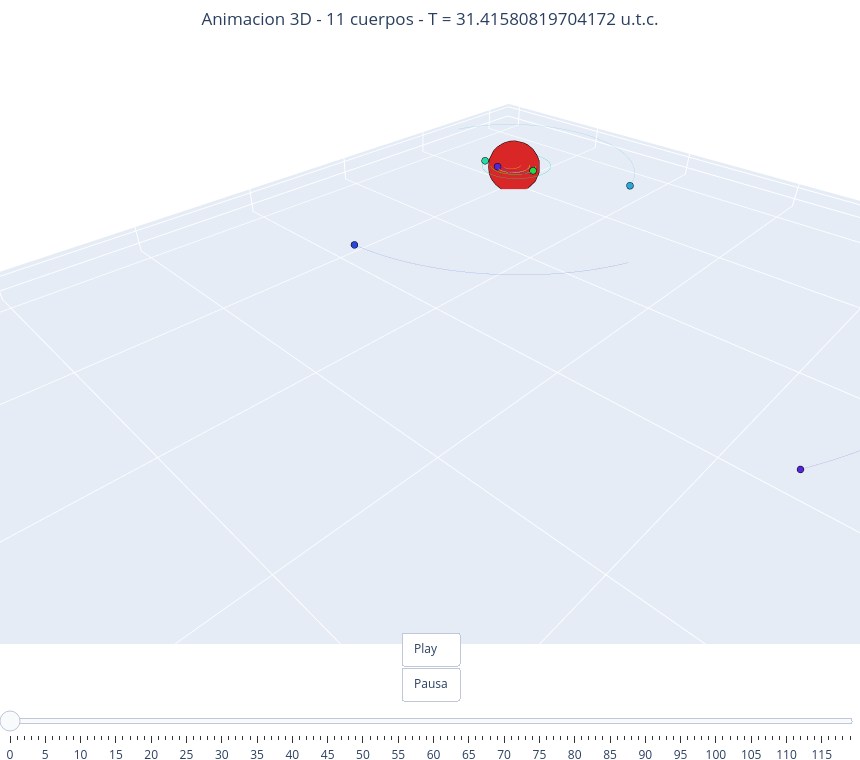

Here is the notebook cell this chart was saved with:
### Code cell
# Todos los planetas

# Epoca y propiedades para consultar a Horizons
epochs_all = '2026-01-01 00:00:00'
propiedades_all = [('x', 'm'), ('y', 'm'), ('z', 'm'), ('vx', 'm/s'), ('vy', 'm/s'), ('vz', 'm/s')]

# Sol + 8 planetas + Luna + Apophis
cuerpos_all = [
    ('Sol', '10'),
    ('Mercurio', '199'),
    ('Venus', '299'),
    ('Tierra', '399'),
    ('Luna', '301'),
    ('Marte', '499'),
    ('Jupiter', '599'),
    ('Saturno', '699'),
    ('Urano', '799'),
    ('Neptuno', '899'),
    ('Apophis', '99942'),
]

# Masas en SI [kg]
masas_si_all = {
    'Sol': 1.98847e30,
    'Mercurio': 3.3011e23,
    'Venus': 4.8675e24,
    'Tierra': 5.9722e24,
    'Luna': 7.34767309e22,
    'Marte': 6.4171e23,
    'Jupiter': 1.89813e27,
    'Saturno': 5.6834e26,
    'Urano': 8.6810e25,
    'Neptuno': 1.02413e26,
    'Apophis': 3.4e10,
}

# Llamada unica a rutinas para el sistema completo
sim_all, times_all, coords_all, rps_all, masas_arr_all, UL_all, UM_all, UT_all, Gc_all, estados_can_all, masas_can_all = ejecuta_sistema(
    cuerpos=cuerpos_all,
    masas_si=masas_si_all,
    epochs=epochs_all,
    propiedades=propiedades_all,
    tmax_years=5.0,
    N=1200,
)

# Energia: E = T + U
T_all, U_all, E_total_all = calcula_energia_total(sim_all, Gc_all)

print('Sistema con todos los planetas (celda aparte)')
print(f'Energia cinetica (canonicas): {T_all:.6e}')
print(f'Energia potencial (canonicas): {U_all:.6e}')
print(f'Energia total del sistema (canonicas): {E_total_all:.6e}')

# Grafica
styles_all = {
    'Sol': dict(color='gold', lw=2.0),
    'Mercurio': dict(color='dimgray', lw=1.0),
    'Venus': dict(color='peru', lw=1.0),
    'Tierra': dict(color='tab:blue', lw=1.2),
    'Luna': dict(color='gray', lw=1.0),
    'Marte': dict(color='firebrick', lw=1.0),
    'Jupiter': dict(color='tab:orange', lw=1.4),
    'Saturno': dict(color='sandybrown', lw=1.2),
    'Urano': dict(color='teal', lw=1.2),
    'Neptuno': dict(color='navy', lw=1.2),
    'Apophis': dict(color='crimson', lw=1.0),
}

names_all = [nombre for nombre, _ in cuerpos_all]
plt.figure(figsize=(11, 11))
for name in names_all:
    plt.plot(coords_all[name][:, 0], coords_all[name][:, 1], label=name, **styles_all[name])
    plt.scatter(coords_all[name][-1, 0], coords_all[name][-1, 1], s=18, color=styles_all[name]['color'])

plt.scatter(0, 0, color='gold', s=120, edgecolor='black', linewidth=0.6, zorder=5)
plt.title('Sistema: todos los planetas + Luna + Apophis')
plt.xlabel('x [AU canonica]')
plt.ylabel('y [AU canonica]')
plt.axis('equal')
plt.grid(alpha=0.3)
plt.legend(ncol=2, fontsize=9)
plt.show()

# Animacion 3D
anima_ncuerpos(masas_arr_all, rps_all, times_all[-1], labels=[nombre for nombre, _ in cuerpos_all])

### Figure 1 — Plotly figure (JSON) as saved in the notebook; plotly's stock layout.template omitted (floating-point values rounded to 4 significant figures; data arrays with more than 128 entries replaced by an {"elided": "..."} marker saying what was removed)
{"data": [{"hoverinfo": "skip", "line": {"color": "hsl(0,70%,50%)", "width": 1}, "mode": "lines", "opacity": 0.25, "showlegend": false, "type": "scatter3d", "x": {"elided": "1200 float values"}, "y": {"elided": "1200 float values"}, "z": {"elided": "1200 float values"}}, {"hoverinfo": "skip", "line": {"color": "hsl(32,70%,50%)", "width": 1}, "mode": "lines", "opacity": 0.25, "showlegend": false, "type": "scatter3d", "x": {"elided": "1200 float values"}, "y": {"elided": "1200 float values"}, "z": {"elided": "1200 float values"}}, {"hoverinfo": "skip", "line": {"color": "hsl(65,70%,50%)", "width": 1}, "mode": "lines", "opacity": 0.25, "showlegend": false, "type": "scatter3d", "x": {"elided": "1200 float values"}, "y": {"elided": "1200 float values"}, "z": {"elided": "1200 float values"}}, {"hoverinfo": "skip", "line": {"color": "hsl(98,70%,50%)", "width": 1}, "mode": "lines", "opacity": 0.25, "showlegend": false, "type": "scatter3d", "x": {"elided": "1200 float values"}, "y": {"elided": "1200 float values"}, "z": {"elided": "1200 float values"}}, {"hoverinfo": "skip", "line": {"color": "hsl(130,70%,50%)", "width": 1}, "mode": "lines", "opacity": 0.25, "showlegend": false, "type": "scatter3d", "x": {"elided": "1200 float values"}, "y": {"elided": "1200 float values"}, "z": {"elided": "1200 float values"}}, {"hoverinfo": "skip", "line": {"color": "hsl(163,70%,50%)", "width": 1}, "mode": "lines", "opacity": 0.25, "showlegend": false, "type": "scatter3d", "x": {"elided": "1200 float values"}, "y": {"elided": "1200 float values"}, "z": {"elided": "1200 float values"}}, {"hoverinfo": "skip", "line": {"color": "hsl(196,70%,50%)", "width": 1}, "mode": "lines", "opacity": 0.25, "showlegend": false, "type": "scatter3d", "x": {"elided": "1200 float values"}, "y": {"elided": "1200 float values"}, "z": {"elided": "1200 float values"}}, {"hoverinfo": "skip", "line": {"color": "hsl(229,70%,50%)", "width": 1}, "mode": "lines", "opacity": 0.25, "showlegend": false, "type": "scatter3d", "x": {"elided": "1200 float values"}, "y": {"elided": "1200 float values"}, "z": {"elided": "1200 float values"}}, {"hoverinfo": "skip", "line": {"color": "hsl(261,70%,50%)", "width": 1}, "mode": "lines", "opacity": 0.25, "showlegend": false, "type": "scatter3d", "x": {"elided": "1200 float values"}, "y": {"elided": "1200 float values"}, "z": {"elided": "1200 float values"}}, {"hoverinfo": "skip", "line": {"color": "hsl(294,70%,50%)", "width": 1}, "mode": "lines", "opacity": 0.25, "showlegend": false, "type": "scatter3d", "x": {"elided": "1200 float values"}, "y": {"elided": "1200 float values"}, "z": {"elided": "1200 float values"}}, {"hoverinfo": "skip", "line": {"color": "hsl(327,70%,50%)", "width": 1}, "mode": "lines", "opacity": 0.25, "showlegend": false, "type": "scatter3d", "x": {"elided": "1200 float values"}, "y": {"elided": "1200 float values"}, "z": {"elided": "1200 float values"}}, {"marker": {"color": "hsl(0,70%,50%)", "line": {"color": "black", "width": 0.5}, "size": 30}, "mode": "markers", "name": "Cuerpo 1", "showlegend": false, "type": "scatter3d", "x": [-0.003066], "y": [-0.005532], "z": [0.0001316]}, {"marker": {"color": "hsl(32,70%,50%)", "line": {"color": "black", "width": 0.5}, "size": 4}, "mode": "markers", "name": "Cuerpo 2", "showlegend": false, "type": "scatter3d", "x": [-0.2183], "y": [-0.4147], "z": [-0.01357]}, {"marker": {"color": "hsl(65,70%,50%)", "line": {"color": "black", "width": 0.5}, "size": 4}, "mode": "markers", "name": "Cuerpo 3", "showlegend": false, "type": "scatter3d", "x": [0.08581], "y": [-0.7273], "z": [-0.01491]}, {"marker": {"color": "hsl(98,70%,50%)", "line": {"color": "black", "width": 0.5}, "size": 4}, "mode": "markers", "name": "Cuerpo 4", "showlegend": false, "type": "scatter3d", "x": [-0.1773], "y": [0.9622], "z": [7.212e-05]}, {"marker": {"color": "hsl(130,70%,50%)", "line": {"color": "black", "width": 0.5}, "size": 4}, "mode": "markers", "name": "Cuerpo 5", "showlegend": false, "type": "scatter3d", "x": [-0.1764], "y": [0.9644], "z": [0.0002844]}, {"marker": {"color": "hsl(163,70%,50%)", "line": {"color": "black", "width": 0.5}, "size": 4}, "mode": "markers", "name": "Cuerpo 6", "showlegend": false, "type": "scatter3d", "x": [0.3375], "y": [-1.393], "z": [-0.03729]}, {"marker": {"color": "hsl(196,70%,50%)", "line": {"color": "black", "width": 0.5}, "size": 4}, "mode": "markers", "name": "Cuerpo 7", "showlegend": false, "type": "scatter3d", "x": [-1.697], "y": [4.923], "z": [0.01756]}, {"marker": {"color": "hsl(229,70%,50%)", "line": {"color": "black", "width": 0.5}, "size": 4}, "mode": "markers", "name": "Cuerpo 8", "showlegend": false, "type": "scatter3d", "x": [9.504], "y": [0.2522], "z": [-0.3828]}, {"marker": {"color": "hsl(261,70%,50%)", "line": {"color": "black", "width": 0.5}, "size": 4}, "mode": "markers", "name": "Cuerpo 9", "showlegend": false, "type": "scatter3d", "x": [9.877], "y": [16.79], "z": [-0.06559]}, {"marker": {"color": "hsl(294,70%,50%)", "line": {"color": "black", "width": 0.5}, "size": 4}, "mode": "markers", "name": "Cuerpo 10", "showlegend": false, "type": "scatter3d", "x": [29.87], "y": [0.5134], "z": [-0.6989]}, {"marker": {"color": "hsl(327,70%,50%)", "line": {"color": "black", "width": 0.5}, "size": 4}, "mode": "markers", "name": "Cuerpo 11", "showlegend": false, "type": "scatter3d", "x": [0.6307], "y": [-0.3977], "z": [0.03605]}], "layout": {"height": 760, "margin": {"b": 0, "l": 0, "r": 0, "t": 50}, "scene": {"aspectmode": "data", "xaxis": {"title": {"text": "x [u.c.]"}}, "yaxis": {"title": {"text": "y [u.c.]"}}, "zaxis": {"title": {"text": "z [u.c.]"}}}, "sliders": [{"currentvalue": {"prefix": "Frame: ", "visible": true, "xanchor": "center"}, "pad": {"t": 40}, "steps": [{"args": [["0"], {"frame": {"duration": 0, "redraw": true}, "mode": "immediate"}], "label": "0", "method": "animate"}, {"args": [["1"], {"frame": {"duration": 0, "redraw": true}, "mode": "immediate"}], "label": "1", "method": "animate"}, {"args": [["2"], {"frame": {"duration": 0, "redraw": true}, "mode": "immediate"}], "label": "2", "method": "animate"}, {"args": [["3"], {"frame": {"duration": 0, "redraw": true}, "mode": "immediate"}], "label": "3", "method": "animate"}, {"args": [["4"], {"frame": {"duration": 0, "redraw": true}, "mode": "immediate"}], "label": "4", "method": "animate"}, {"args": [["5"], {"frame": {"duration": 0, "redraw": true}, "mode": "immediate"}], "label": "5", "method": "animate"}, {"args": [["6"], {"frame": {"duration": 0, "redraw": true}, "mode": "immediate"}], "label": "6", "method": "animate"}, {"args": [["7"], {"frame": {"duration": 0, "redraw": true}, "mode": "immediate"}], "label": "7", "method": "animate"}, {"args": [["8"], {"frame": {"duration": 0, "redraw": true}, "mode": "immediate"}], "label": "8", "method": "animate"}, {"args": [["9"], {"frame": {"duration": 0, "redraw": true}, "mode": "immediate"}], "label": "9", "method": "animate"}, {"args": [["10"], {"frame": {"duration": 0, "redraw": true}, "mode": "immediate"}], "label": "10", "method": "animate"}, {"args": [["11"], {"frame": {"duration": 0, "redraw": true}, "mode": "immediate"}], "label": "11", "method": "animate"}, {"args": [["12"], {"frame": {"duration": 0, "redraw": true}, "mode": "immediate"}], "label": "12", "method": "animate"}, {"args": [["13"], {"frame": {"duration": 0, "redraw": true}, "mode": "immediate"}], "label": "13", "method": "animate"}, {"args": [["14"], {"frame": {"duration": 0, "redraw": true}, "mode": "immediate"}], "label": "14", "method": "animate"}, {"args": [["15"], {"frame": {"duration": 0, "redraw": true}, "mode": "immediate"}], "label": "15", "method": "animate"}, {"args": [["16"], {"frame": {"duration": 0, "redraw": true}, "mode": "immediate"}], "label": "16", "method": "animate"}, {"args": [["17"], {"frame": {"duration": 0, "redraw": true}, "mode": "immediate"}], "label": "17", "method": "animate"}, {"args": [["18"], {"frame": {"duration": 0, "redraw": true}, "mode": "immediate"}], "label": "18", "method": "animate"}, {"args": [["19"], {"frame": {"duration": 0, "redraw": true}, "mode": "immediate"}], "label": "19", "method": "animate"}, {"args": [["20"], {"frame": {"duration": 0, "redraw": true}, "mode": "immediate"}], "label": "20", "method": "animate"}, {"args": [["21"], {"frame": {"duration": 0, "redraw": true}, "mode": "immediate"}], "label": "21", "method": "animate"}, {"args": [["22"], {"frame": {"duration": 0, "redraw": true}, "mode": "immediate"}], "label": "22", "method": "animate"}, {"args": [["23"], {"frame": {"duration": 0, "redraw": true}, "mode": "immediate"}], "label": "23", "method": "animate"}, {"args": [["24"], {"frame": {"duration": 0, "redraw": true}, "mode": "immediate"}], "label": "24", "method": "animate"}, {"args": [["25"], {"frame": {"duration": 0, "redraw": true}, "mode": "immediate"}], "label": "25", "method": "animate"}, {"args": [["26"], {"frame": {"duration": 0, "redraw": true}, "mode": "immediate"}], "label": "26", "method": "animate"}, {"args": [["27"], {"frame": {"duration": 0, "redraw": true}, "mode": "immediate"}], "label": "27", "method": "animate"}, {"args": [["28"], {"frame": {"duration": 0, "redraw": true}, "mode": "immediate"}], "label": "28", "method": "animate"}, {"args": [["29"], {"frame": {"duration": 0, "redraw": true}, "mode": "immediate"}], "label": "29", "method": "animate"}, {"args": [["30"], {"frame": {"duration": 0, "redraw": true}, "mode": "immediate"}], "label": "30", "method": "animate"}, {"args": [["31"], {"frame": {"duration": 0, "redraw": true}, "mode": "immediate"}], "label": "31", "method": "animate"}, {"args": [["32"], {"frame": {"duration": 0, "redraw": true}, "mode": "immediate"}], "label": "32", "method": "animate"}, {"args": [["33"], {"frame": {"duration": 0, "redraw": true}, "mode": "immediate"}], "label": "33", "method": "animate"}, {"args": [["34"], {"frame": {"duration": 0, "redraw": true}, "mode": "immediate"}], "label": "34", "method": "animate"}, {"args": [["35"], {"frame": {"duration": 0, "redraw": true}, "mode": "immediate"}], "label": "35", "method": "animate"}, {"args": [["36"], {"frame": {"duration": 0, "redraw": true}, "mode": "immediate"}], "label": "36", "method": "animate"}, {"args": [["37"], {"frame": {"duration": 0, "redraw": true}, "mode": "immediate"}], "label": "37", "method": "animate"}, {"args": [["38"], {"frame": {"duration": 0, "redraw": true}, "mode": "immediate"}], "label": "38", "method": "animate"}, {"args": [["39"], {"frame": {"duration": 0, "redraw": true}, "mode": "immediate"}], "label": "39", "method": "animate"}, {"args": [["40"], {"frame": {"duration": 0, "redraw": true}, "mode": "immediate"}], "label": "40", "method": "animate"}, {"args": [["41"], {"frame": {"duration": 0, "redraw": true}, "mode": "immediate"}], "label": "41", "method": "animate"}, {"args": [["42"], {"frame": {"duration": 0, "redraw": true}, "mode": "immediate"}], "label": "42", "method": "animate"}, {"args": [["43"], {"frame": {"duration": 0, "redraw": true}, "mode": "immediate"}], "label": "43", "method": "animate"}, {"args": [["44"], {"frame": {"duration": 0, "redraw": true}, "mode": "immediate"}], "label": "44", "method": "animate"}, {"args": [["45"], {"frame": {"duration": 0, "redraw": true}, "mode": "immediate"}], "label": "45", "method": "animate"}, {"args": [["46"], {"frame": {"duration": 0, "redraw": true}, "mode": "immediate"}], "label": "46", "method": "animate"}, {"args": [["47"], {"frame": {"duration": 0, "redraw": true}, "mode": "immediate"}], "label": "47", "method": "animate"}, {"args": [["48"], {"frame": {"duration": 0, "redraw": true}, "mode": "immediate"}], "label": "48", "method": "animate"}, {"args": [["49"], {"frame": {"duration": 0, "redraw": true}, "mode": "immediate"}], "label": "49", "method": "animate"}, {"args": [["50"], {"frame": {"duration": 0, "redraw": true}, "mode": "immediate"}], "label": "50", "method": "animate"}, {"args": [["51"], {"frame": {"duration": 0, "redraw": true}, "mode": "immediate"}], "label": "51", "method": "animate"}, {"args": [["52"], {"frame": {"duration": 0, "redraw": true}, "mode": "immediate"}], "label": "52", "method": "animate"}, {"args": [["53"], {"frame": {"duration": 0, "redraw": true}, "mode": "immediate"}], "label": "53", "method": "animate"}, {"args": [["54"], {"frame": {"duration": 0, "redraw": true}, "mode": "immediate"}], "label": "54", "method": "animate"}, {"args": [["55"], {"frame": {"duration": 0, "redraw": true}, "mode": "immediate"}], "label": "55", "method": "animate"}, {"args": [["56"], {"frame": {"duration": 0, "redraw": true}, "mode": "immediate"}], "label": "56", "method": "animate"}, {"args": [["57"], {"frame": {"duration": 0, "redraw": true}, "mode": "immediate"}], "label": "57", "method": "animate"}, {"args": [["58"], {"frame": {"duration": 0, "redraw": true}, "mode": "immediate"}], "label": "58", "method": "animate"}, {"args": [["59"], {"frame": {"duration": 0, "redraw": true}, "mode": "immediate"}], "label": "59", "method": "animate"}, {"args": [["60"], {"frame": {"duration": 0, "redraw": true}, "mode": "immediate"}], "label": "60", "method": "animate"}, {"args": [["61"], {"frame": {"duration": 0, "redraw": true}, "mode": "immediate"}], "label": "61", "method": "animate"}, {"args": [["62"], {"frame": {"duration": 0, "redraw": true}, "mode": "immediate"}], "label": "62", "method": "animate"}, {"args": [["63"], {"frame": {"duration": 0, "redraw": true}, "mode": "immediate"}], "label": "63", "method": "animate"}, {"args": [["64"], {"frame": {"duration": 0, "redraw": true}, "mode": "immediate"}], "label": "64", "method": "animate"}, {"args": [["65"], {"frame": {"duration": 0, "redraw": true}, "mode": "immediate"}], "label": "65", "method": "animate"}, {"args": [["66"], {"frame": {"duration": 0, "redraw": true}, "mode": "immediate"}], "label": "66", "method": "animate"}, {"args": [["67"], {"frame": {"duration": 0, "redraw": true}, "mode": "immediate"}], "label": "67", "method": "animate"}, {"args": [["68"], {"frame": {"duration": 0, "redraw": true}, "mode": "immediate"}], "label": "68", "method": "animate"}, {"args": [["69"], {"frame": {"duration": 0, "redraw": true}, "mode": "immediate"}], "label": "69", "method": "animate"}, {"args": [["70"], {"frame": {"duration": 0, "redraw": true}, "mode": "immediate"}], "label": "70", "method": "animate"}, {"args": [["71"], {"frame": {"duration": 0, "redraw": true}, "mode": "immediate"}], "label": "71", "method": "animate"}, {"args": [["72"], {"frame": {"duration": 0, "redraw": true}, "mode": "immediate"}], "label": "72", "method": "animate"}, {"args": [["73"], {"frame": {"duration": 0, "redraw": true}, "mode": "immediate"}], "label": "73", "method": "animate"}, {"args": [["74"], {"frame": {"duration": 0, "redraw": true}, "mode": "immediate"}], "label": "74", "method": "animate"}, {"args": [["75"], {"frame": {"duration": 0, "redraw": true}, "mode": "immediate"}], "label": "75", "method": "animate"}, {"args": [["76"], {"frame": {"duration": 0, "redraw": true}, "mode": "immediate"}], "label": "76", "method": "animate"}, {"args": [["77"], {"frame": {"duration": 0, "redraw": true}, "mode": "immediate"}], "label": "77", "method": "animate"}, {"args": [["78"], {"frame": {"duration": 0, "redraw": true}, "mode": "immediate"}], "label": "78", "method": "animate"}, {"args": [["79"], {"frame": {"duration": 0, "redraw": true}, "mode": "immediate"}], "label": "79", "method": "animate"}, {"args": [["80"], {"frame": {"duration": 0, "redraw": true}, "mode": "immediate"}], "label": "80", "method": "animate"}, {"args": [["81"], {"frame": {"duration": 0, "redraw": true}, "mode": "immediate"}], "label": "81", "method": "animate"}, {"args": [["82"], {"frame": {"duration": 0, "redraw": true}, "mode": "immediate"}], "label": "82", "method": "animate"}, {"args": [["83"], {"frame": {"duration": 0, "redraw": true}, "mode": "immediate"}], "label": "83", "method": "animate"}, {"args": [["84"], {"frame": {"duration": 0, "redraw": true}, "mode": "immediate"}], "label": "84", "method": "animate"}, {"args": [["85"], {"frame": {"duration": 0, "redraw": true}, "mode": "immediate"}], "label": "85", "method": "animate"}, {"args": [["86"], {"frame": {"duration": 0, "redraw": true}, "mode": "immediate"}], "label": "86", "method": "animate"}, {"args": [["87"], {"frame": {"duration": 0, "redraw": true}, "mode": "immediate"}], "label": "87", "method": "animate"}, {"args": [["88"], {"frame": {"duration": 0, "redraw": true}, "mode": "immediate"}], "label": "88", "method": "animate"}, {"args": [["89"], {"frame": {"duration": 0, "redraw": true}, "mode": "immediate"}], "label": "89", "method": "animate"}, {"args": [["90"], {"frame": {"duration": 0, "redraw": true}, "mode": "immediate"}], "label": "90", "method": "animate"}, {"args": [["91"], {"frame": {"duration": 0, "redraw": true}, "mode": "immediate"}], "label": "91", "method": "animate"}, {"args": [["92"], {"frame": {"duration": 0, "redraw": true}, "mode": "immediate"}], "label": "92", "method": "animate"}, {"args": [["93"], {"frame": {"duration": 0, "redraw": true}, "mode": "immediate"}], "label": "93", "method": "animate"}, {"args": [["94"], {"frame": {"duration": 0, "redraw": true}, "mode": "immediate"}], "label": "94", "method": "animate"}, {"args": [["95"], {"frame": {"duration": 0, "redraw": true}, "mode": "immediate"}], "label": "95", "method": "animate"}, {"args": [["96"], {"frame": {"duration": 0, "redraw": true}, "mode": "immediate"}], "label": "96", "method": "animate"}, {"args": [["97"], {"frame": {"duration": 0, "redraw": true}, "mode": "immediate"}], "label": "97", "method": "animate"}, {"args": [["98"], {"frame": {"duration": 0, "redraw": true}, "mode": "immediate"}], "label": "98", "method": "animate"}, {"args": [["99"], {"frame": {"duration": 0, "redraw": true}, "mode": "immediate"}], "label": "99", "method": "animate"}, {"args": [["100"], {"frame": {"duration": 0, "redraw": true}, "mode": "immediate"}], "label": "100", "method": "animate"}, {"args": [["101"], {"frame": {"duration": 0, "redraw": true}, "mode": "immediate"}], "label": "101", "method": "animate"}, {"args": [["102"], {"frame": {"duration": 0, "redraw": true}, "mode": "immediate"}], "label": "102", "method": "animate"}, {"args": [["103"], {"frame": {"duration": 0, "redraw": true}, "mode": "immediate"}], "label": "103", "method": "animate"}, {"args": [["104"], {"frame": {"duration": 0, "redraw": true}, "mode": "immediate"}], "label": "104", "method": "animate"}, {"args": [["105"], {"frame": {"duration": 0, "redraw": true}, "mode": "immediate"}], "label": "105", "method": "animate"}, {"args": [["106"], {"frame": {"duration": 0, "redraw": true}, "mode": "immediate"}], "label": "106", "method": "animate"}, {"args": [["107"], {"frame": {"duration": 0, "redraw": true}, "mode": "immediate"}], "label": "107", "method": "animate"}, {"args": [["108"], {"frame": {"duration": 0, "redraw": true}, "mode": "immediate"}], "label": "108", "method": "animate"}, {"args": [["109"], {"frame": {"duration": 0, "redraw": true}, "mode": "immediate"}], "label": "109", "method": "animate"}, {"args": [["110"], {"frame": {"duration": 0, "redraw": true}, "mode": "immediate"}], "label": "110", "method": "animate"}, {"args": [["111"], {"frame": {"duration": 0, "redraw": true}, "mode": "immediate"}], "label": "111", "method": "animate"}, {"args": [["112"], {"frame": {"duration": 0, "redraw": true}, "mode": "immediate"}], "label": "112", "method": "animate"}, {"args": [["113"], {"frame": {"duration": 0, "redraw": true}, "mode": "immediate"}], "label": "113", "method": "animate"}, {"args": [["114"], {"frame": {"duration": 0, "redraw": true}, "mode": "immediate"}], "label": "114", "method": "animate"}, {"args": [["115"], {"frame": {"duration": 0, "redraw": true}, "mode": "immediate"}], "label": "115", "method": "animate"}, {"args": [["116"], {"frame": {"duration": 0, "redraw": true}, "mode": "immediate"}], "label": "116", "method": "animate"}, {"args": [["117"], {"frame": {"duration": 0, "redraw": true}, "mode": "immediate"}], "label": "117", "method": "animate"}, {"args": [["118"], {"frame": {"duration": 0, "redraw": true}, "mode": "immediate"}], "label": "118", "method": "animate"}, {"args": [["119"], {"frame": {"duration": 0, "redraw": true}, "mode": "immediate"}], "label": "119", "method": "animate"}]}], "title": {"text": "Animacion 3D - 11 cuerpos - T = 31.41580819704172 u.t.c.", "x": 0.5}, "updatemenus": [{"buttons": [{"args": [null, {"frame": {"duration": 40, "redraw": true}, "fromcurrent": true, "mode": "immediate"}], "label": "Play", "method": "animate"}, {"args": [[null], {"frame": {"duration": 0, "redraw": false}, "mode": "immediate"}], "label": "Pausa", "method": "animate"}], "showactive": false, "type": "buttons", "x": 0.5, "xanchor": "center", "y": 0.02}], "width": 860}}
